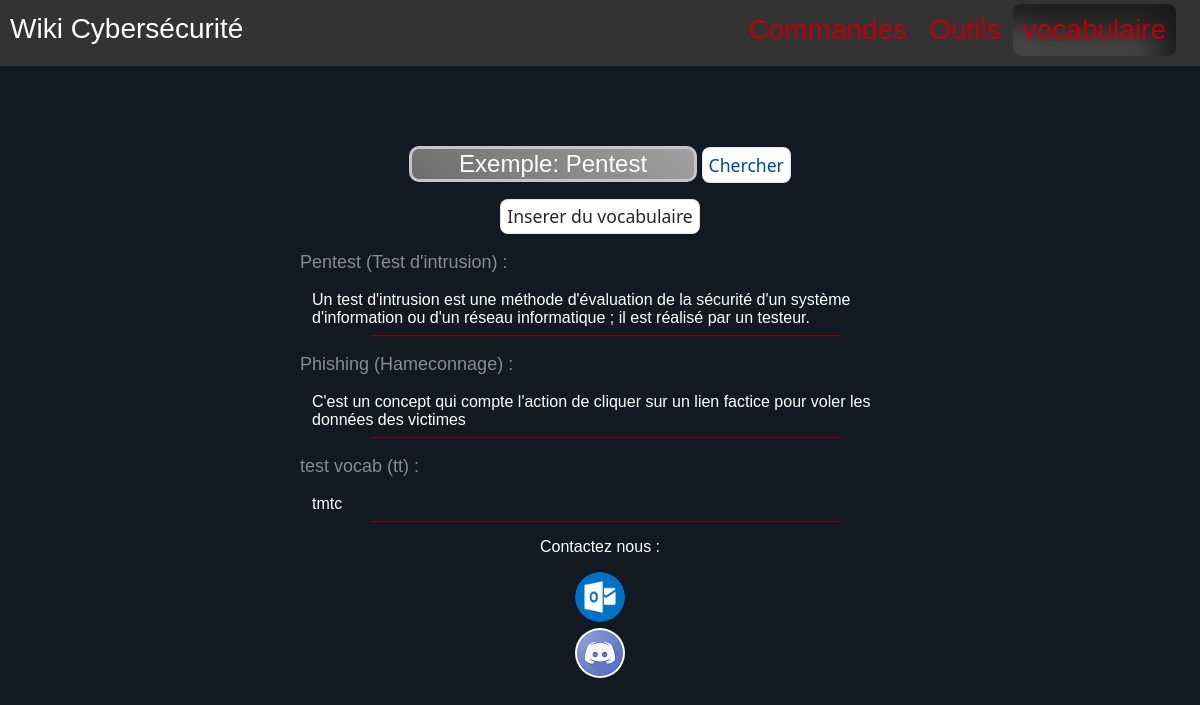
/vocabulaire, run on the app's committed database.
### tables this page shows
CREATE TABLE IF NOT EXISTS `vocabulaire` (
  `id` int(11) NOT NULL AUTO_INCREMENT,
  `nom` varchar(25) NOT NULL,
  `alias` varchar(25) NOT NULL,
  `definition` text NOT NULL,
  PRIMARY KEY (`id`)
);

### controller/vocabulaire.php (called while the page is built)
<?php
$vocabulaireArray = array();
if ( isset($_POST['isRechercheVocabulaire'])){
    $vocabulaireArray = Vocabulaire::fetchVocabulaireFiltered($conn, $_POST['rechercheVocabulaire']);
} else {
    $vocabulaireArray = Vocabulaire::fetchAllVocabulaire($conn);
}
require_once('./view/vocabulaire.php');
?>

### model/Vocabulaire.php (called while the page is built, shortened)
<?php
class Vocabulaire{
    function __construct(int $id, string $nom, ?string $alias, ?string $definition ) {
        $this->nom = $nom;
        $this->alias = $alias;
        $this->definition = $definition;
    }
    public static function fetchAllVocabulaire($conn)
    {
        $listVocabulaire = array();
        try{
            $requete = $conn->prepare("SELECT * FROM Vocabulaire;");
            $requete->execute();
            $result = $requete->fetchAll();
            foreach($result as $vocabulaire){
                array_push($listVocabulaire,
                    new Vocabulaire($vocabulaire['id'], $vocabulaire['nom'], $vocabulaire['alias'], $vocabulaire['definition']));
            }
        }catch(PDOException $e){
            die($e->getMessage());
        }
        return $listVocabulaire;
    }
}
?>

### view/vocabulaire.php (the view)
<form class="barreRecherche" method="post" id="vocabulaire">
    <input id="search" type="text" name="rechercheVocabulaire" placeholder="Exemple: Pentest">
    <input id="submit" class = "btn" type="submit" name="isRechercheVocabulaire" value="Chercher">
</form>
<?php
echo '<a class="Center" href="' . base() . 'vocabulaireInserts" > <button id="submit" class = "btn"name="isRechercheCommande"> Inserer du vocabulaire </button> </a>';
foreach($vocabulaireArray as $vocab){
    echo '<p Class="vocabNomList">' .  htmlspecialchars($vocab->nom) . ' (' . htmlspecialchars($vocab->alias) . ') : </p>' .
        '<p Class="vocabDefinitionList">' .  htmlspecialchars($vocab->definition) . '</p>' ;
}
?>

### css/content.css (style rules this page uses)
body { font-family: Helvetica; font-weight: lighter; margin: 0; }
::placeholder { color:rgb(255, 255, 255); }
#search { margin-top: 80px; border: 3px solid rgb(197, 197, 197); border-radius: 10px; font-size:24px; width:48%; background-image: linear-gradient(45deg,#6d6d6d, #a1a1a1); -webkit-appearance: none; }
input[type=submit] { color: #004B91; }
.vocabNomList, .CommandeNomList a, .outilNomList a { color: rgb(139, 139, 139); font-size:large; }
.btn { align-items: center; background-color: #FFFFFF; border: 1px solid rgba(0, 0, 0, 0.1); border-radius: .5rem; box-shadow: rgba(0, 0, 0, 0.02) 0 1px 3px 0; box-sizing: border-box; color: rgba(0, 0, 0, 0.85); font-family: system-ui,-apple-system,system-ui,"Helvetica Neue",Helvetica,Arial,sans-serif; justify-content: center; transition: all 250ms; user-select: none; -webkit-user-select: none; touch-action: manipulation; vertical-align: baseline; width: auto; height: 2.2rem; font-size: 1.1rem; }
.CommandeDescriptionList, .vocabDefinitionList, .outilDefinitionList { margin-left: 2%; }
.CommandeDescriptionList::after, .vocabDefinitionList::after, .outilDefinitionList::after { display: block; margin-top: 0.5em; content: ''; width: 80%; margin-left: 10%; height: 1px; background: darkred; }
.Center { text-align: center; display: block; }

### css/style.css (style rules this page uses)
body { background-color: #131921; color: white; }
.OutilsInsert, .CommandeInsert, .VocabInsert, #search, .barreRecherche { text-align: center; }

### data on the page
vocabulaire: nom "Pentest", alias "Test d'intrusion", definition "Un test d'intrusion est une méthode d'évaluation de la sécurité d'un système d'information ou d'un réseau informatique ; il est réalisé par un testeur."
vocabulaire: nom "Phishing", alias "Hameconnage", definition "C'est un concept qui compte l'action de cliquer sur un lien factice pour voler les données des victimes"
vocabulaire: nom "test vocab", alias "tt", definition "tmtc"
